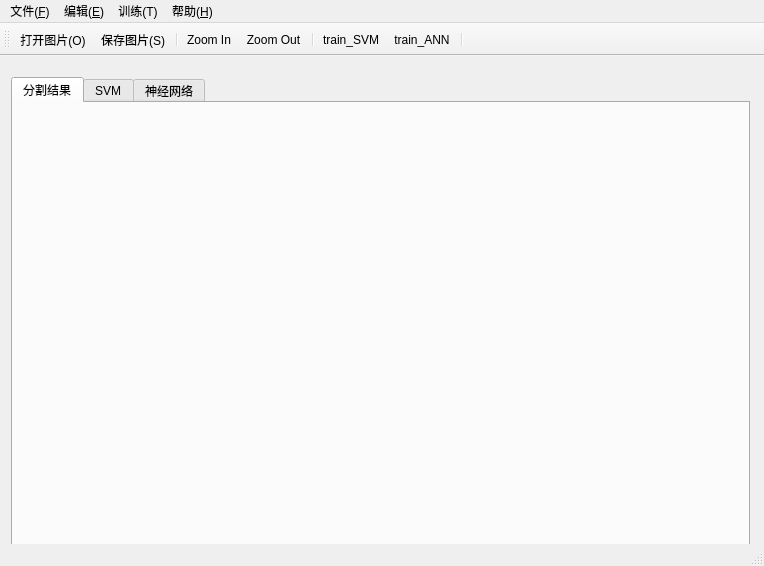
<?xml version="1.0" encoding="UTF-8"?>
<ui version="4.0">
 <class>MainWindow</class>
 <widget class="QMainWindow" name="MainWindow">
  <property name="windowModality">
   <enum>Qt::WindowModal</enum>
  </property>
  <property name="geometry">
   <rect>
    <x>0</x>
    <y>0</y>
    <width>764</width>
    <height>566</height>
   </rect>
  </property>
  <property name="windowTitle">
   <string>Leukocyte Nucleus</string>
  </property>
  <property name="windowIcon">
   <iconset resource="pic.qrc">
    <normaloff>:/images/images/microscope.ico</normaloff>:/images/images/microscope.ico</iconset>
  </property>
  <property name="autoFillBackground">
   <bool>true</bool>
  </property>
  <widget class="QWidget" name="centralWidget">
   <widget class="QWidget" name="gridLayoutWidget">
    <property name="geometry">
     <rect>
      <x>0</x>
      <y>10</y>
      <width>761</width>
      <height>501</height>
     </rect>
    </property>
    <layout class="QGridLayout" name="gridLayout">
     <property name="sizeConstraint">
      <enum>QLayout::SetNoConstraint</enum>
     </property>
     <item row="0" column="0">
      <widget class="QTabWidget" name="tabWidget">
       <property name="currentIndex">
        <number>0</number>
       </property>
       <widget class="QWidget" name="tab_3">
        <attribute name="title">
         <string>分割结果</string>
        </attribute>
        <widget class="QLabel" name="label">
         <property name="geometry">
          <rect>
           <x>3</x>
           <y>1</y>
           <width>751</width>
           <height>451</height>
          </rect>
         </property>
         <property name="text">
          <string/>
         </property>
        </widget>
       </widget>
       <widget class="QWidget" name="tab_4">
        <attribute name="title">
         <string>SVM</string>
        </attribute>
        <widget class="QLabel" name="label_2">
         <property name="geometry">
          <rect>
           <x>3</x>
           <y>1</y>
           <width>751</width>
           <height>451</height>
          </rect>
         </property>
         <property name="text">
          <string/>
         </property>
        </widget>
       </widget>
       <widget class="QWidget" name="tab_5">
        <attribute name="title">
         <string>神经网络</string>
        </attribute>
        <widget class="QLabel" name="label_3">
         <property name="geometry">
          <rect>
           <x>3</x>
           <y>1</y>
           <width>751</width>
           <height>451</height>
          </rect>
         </property>
         <property name="text">
          <string/>
         </property>
        </widget>
       </widget>
      </widget>
     </item>
    </layout>
   </widget>
  </widget>
  <widget class="QMenuBar" name="menuBar">
   <property name="geometry">
    <rect>
     <x>0</x>
     <y>0</y>
     <width>764</width>
     <height>23</height>
    </rect>
   </property>
   <widget class="QMenu" name="menu_F">
    <property name="title">
     <string>文件(&amp;F)</string>
    </property>
    <addaction name="action"/>
    <addaction name="action_S"/>
   </widget>
   <widget class="QMenu" name="menu_T">
    <property name="title">
     <string>训练(T)</string>
    </property>
    <addaction name="actionSVM"/>
    <addaction name="actionTrain_ANN"/>
   </widget>
   <widget class="QMenu" name="menu_H">
    <property name="title">
     <string>帮助(&amp;H)</string>
    </property>
    <addaction name="actionAbout"/>
   </widget>
   <widget class="QMenu" name="menu_E">
    <property name="title">
     <string>编辑(&amp;E)</string>
    </property>
    <addaction name="actionZoom_In"/>
    <addaction name="actionZoom_Out"/>
   </widget>
   <addaction name="menu_F"/>
   <addaction name="menu_E"/>
   <addaction name="menu_T"/>
   <addaction name="menu_H"/>
  </widget>
  <widget class="QToolBar" name="mainToolBar">
   <attribute name="toolBarArea">
    <enum>TopToolBarArea</enum>
   </attribute>
   <attribute name="toolBarBreak">
    <bool>false</bool>
   </attribute>
   <addaction name="action"/>
   <addaction name="action_S"/>
   <addaction name="separator"/>
   <addaction name="actionZoom_In"/>
   <addaction name="actionZoom_Out"/>
   <addaction name="separator"/>
   <addaction name="actionSVM"/>
   <addaction name="actionTrain_ANN"/>
   <addaction name="separator"/>
  </widget>
  <widget class="QStatusBar" name="statusBar"/>
  <action name="action">
   <property name="icon">
    <iconset resource="pic.qrc">
     <normaloff>:/images/images/new.png</normaloff>:/images/images/new.png</iconset>
   </property>
   <property name="text">
    <string>打开图片(&amp;O)</string>
   </property>
   <property name="shortcut">
    <string>Ctrl+N</string>
   </property>
   <property name="iconVisibleInMenu">
    <bool>true</bool>
   </property>
  </action>
  <action name="actionSVM">
   <property name="icon">
    <iconset resource="pic.qrc">
     <normaloff>:/images/images/vector.png</normaloff>:/images/images/vector.png</iconset>
   </property>
   <property name="text">
    <string>train_SVM</string>
   </property>
  </action>
  <action name="actionTrain_ANN">
   <property name="icon">
    <iconset resource="pic.qrc">
     <normaloff>:/images/images/brain.png</normaloff>:/images/images/brain.png</iconset>
   </property>
   <property name="text">
    <string>train_ANN</string>
   </property>
  </action>
  <action name="action_S">
   <property name="icon">
    <iconset resource="pic.qrc">
     <normaloff>:/images/images/save.png</normaloff>:/images/images/save.png</iconset>
   </property>
   <property name="text">
    <string>保存图片(&amp;S)</string>
   </property>
   <property name="shortcut">
    <string>Ctrl+S</string>
   </property>
  </action>
  <action name="actionAbout">
   <property name="icon">
    <iconset resource="pic.qrc">
     <normaloff>:/images/images/doc.png</normaloff>:/images/images/doc.png</iconset>
   </property>
   <property name="text">
    <string>About</string>
   </property>
  </action>
  <action name="actionZoom_In">
   <property name="icon">
    <iconset resource="pic.qrc">
     <normaloff>:/images/images/zoom in.png</normaloff>:/images/images/zoom in.png</iconset>
   </property>
   <property name="text">
    <string>Zoom In</string>
   </property>
  </action>
  <action name="actionZoom_Out">
   <property name="icon">
    <iconset resource="pic.qrc">
     <normaloff>:/images/images/zoom out.png</normaloff>:/images/images/zoom out.png</iconset>
   </property>
   <property name="text">
    <string>Zoom Out</string>
   </property>
  </action>
 </widget>
 <layoutdefault spacing="6" margin="11"/>
 <tabstops>
  <tabstop>tabWidget</tabstop>
 </tabstops>
 <resources>
  <include location="pic.qrc"/>
 </resources>
 <connections/>
</ui>
